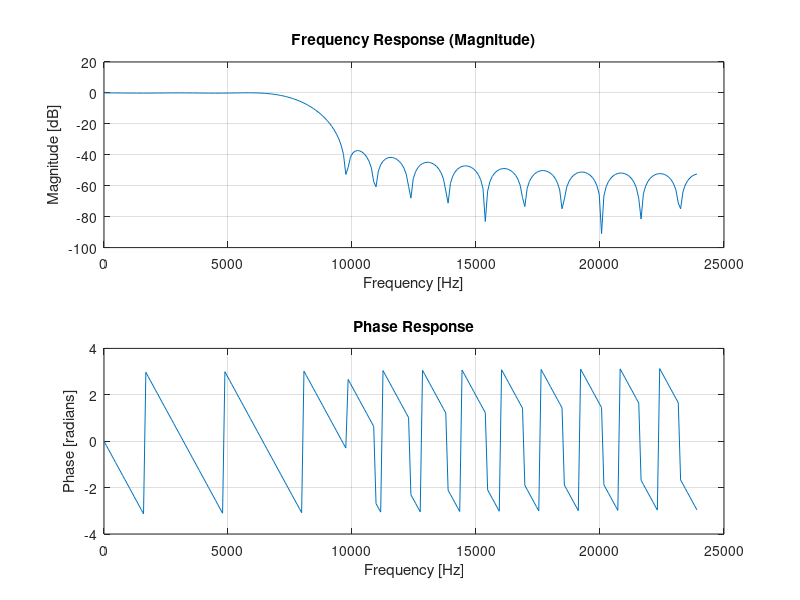
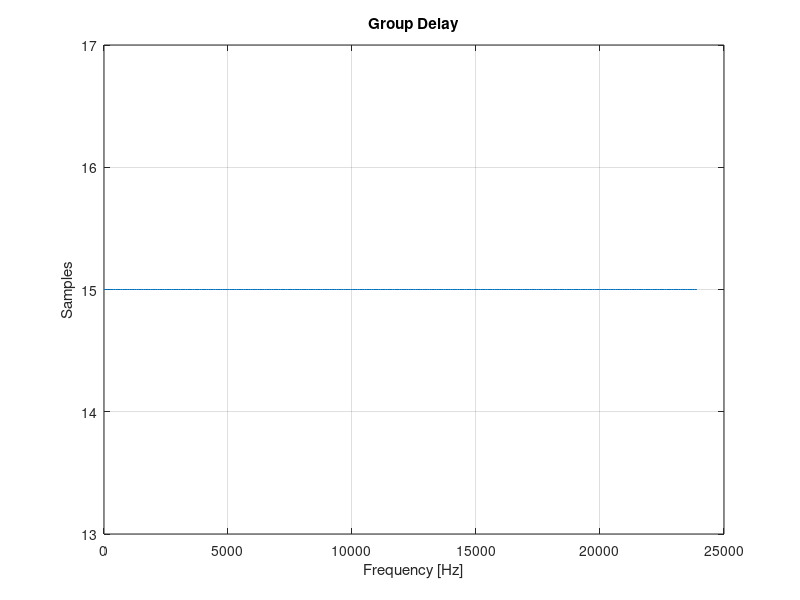
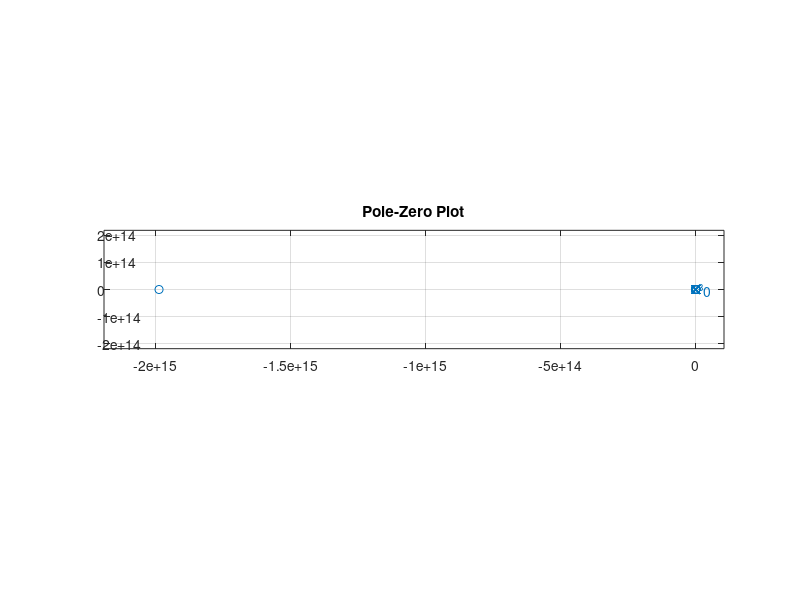

Reproduce these figures in MATLAB, in order.
%% Filter analysis
clear all;
data = load("FIR_LP_fcutoff=8kHz_real.mat");
Num = data.Num;

fft_N = 256;
Fs = 48e3;

% Frequency response
[H, W] = freqz(Num, 1, fft_N, Fs);
figure;
subplot(2, 1, 1);
plot(W, 20*log10(abs(H)));
title("Frequency Response (Magnitude)");
xlabel("Frequency [Hz]");
ylabel("Magnitude [dB]");
grid on;

% Phase response
subplot(2, 1, 2);
plot(W, angle(H));
title("Phase Response");
xlabel("Frequency [Hz]");
ylabel("Phase [radians]");
grid on;

% Group delay
[gd, W] = grpdelay(Num, 1, fft_N, Fs);
figure;
plot(W, gd);
title("Group Delay");
xlabel("Frequency [Hz]");
ylabel("Samples");
grid on;

% Pole-zero plot
figure;
zplane(Num, 1);
title("Pole-Zero Plot");
grid on;
